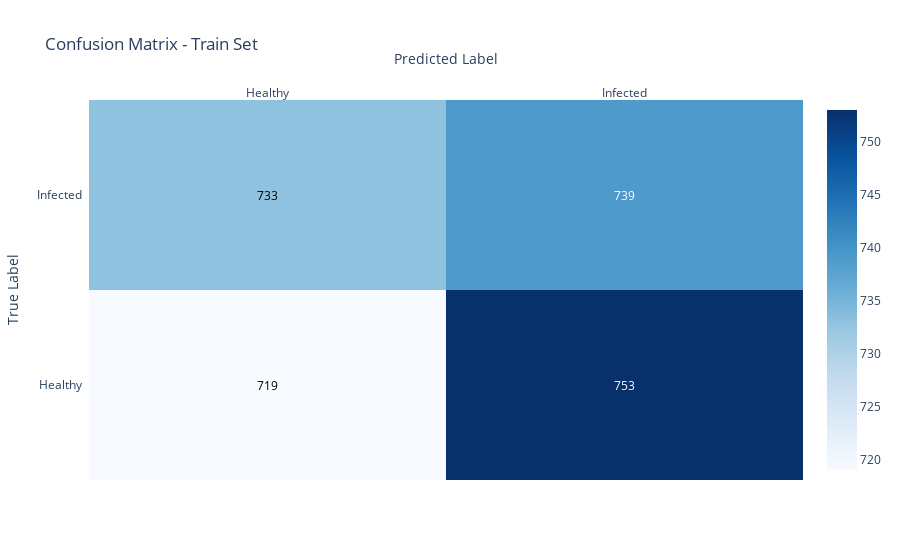
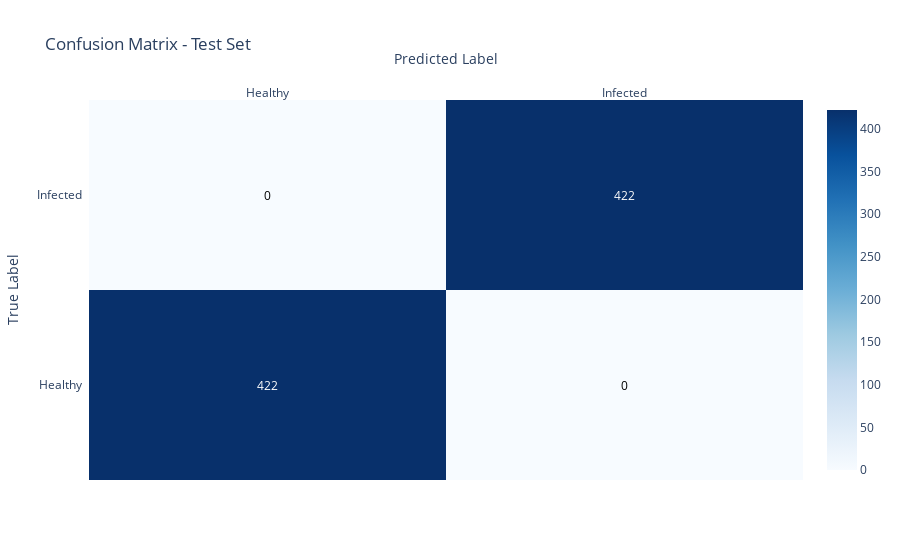

The notebook cell saved with these charts, in order:
### Markdown cell above
## Confusion Matrix

### Code cell
import numpy as np
import os
import pandas as pd
import plotly.figure_factory as ff
import matplotlib.pyplot as plt
from sklearn.metrics import confusion_matrix

# Ensure output directory exists
output_dir = "outputs/v1"
os.makedirs(output_dir, exist_ok=True)

# Get Class Labels
label_map = list(test_set.class_indices.keys())

# Evaluate Model on Train and Test Sets
y_true_train = train_set.classes
y_pred_train = np.argmax(model_softmax.predict(train_set), axis=1)

y_true_test = test_set.classes
y_pred_test = np.argmax(model_softmax.predict(test_set), axis=1)

# Generate Confusion Matrices for Train and Test Sets
cm_train = confusion_matrix(y_true_train, y_pred_train)
cm_test = confusion_matrix(y_true_test, y_pred_test)

# Convert confusion matrices to DataFrames
df_cm_train = pd.DataFrame(cm_train, index=label_map, columns=label_map)
df_cm_test = pd.DataFrame(cm_test, index=label_map, columns=label_map)

# Function to create interactive Confusion Matrix
def create_confusion_matrix_figure(conf_matrix, title):
    fig = ff.create_annotated_heatmap(
        z=conf_matrix.values,
        x=conf_matrix.columns.tolist(),
        y=conf_matrix.index.tolist(),
        colorscale="Blues",
        showscale=True,
    )

    fig.update_layout(
        title=title,
        xaxis_title="Predicted Label",
        yaxis_title="True Label",
        template="plotly_white",
    )
    return fig

# Create interactive plots for both train and test sets
fig_train = create_confusion_matrix_figure(df_cm_train, "Confusion Matrix - Train Set")
fig_test = create_confusion_matrix_figure(df_cm_test, "Confusion Matrix - Test Set")

# Define file paths
train_cm_path = os.path.join(output_dir, "confusion_matrix_train.png")
test_cm_path = os.path.join(output_dir, "confusion_matrix_test.png")

# Save Figures as Static PNGs
fig_train.write_image(train_cm_path, scale=2)
fig_test.write_image(test_cm_path, scale=2)

# Show interactive Confusion Matrices in Jupyter Notebook
fig_train.show()
fig_test.show()

# Display the saved static Confusion Matrices using Matplotlib (for GitHub visibility)
for path, title in zip([train_cm_path, test_cm_path], ["Train Set", "Test Set"]):
    img = plt.imread(path)
    plt.figure(figsize=(6, 6))
    plt.imshow(img)
    plt.axis("off")
    plt.title(f"Confusion Matrix - {title}")
    plt.show()

print(f"Confusion Matrices saved at: {train_cm_path} & {test_cm_path}")

### Figure 1 — Plotly figure (JSON) as saved in the notebook; plotly's stock layout.template omitted (floating-point values rounded to 4 significant figures)
{"data": [{"colorscale": [[0, "rgb(247,251,255)"], [0.125, "rgb(222,235,247)"], [0.25, "rgb(198,219,239)"], [0.375, "rgb(158,202,225)"], [0.5, "rgb(107,174,214)"], [0.625, "rgb(66,146,198)"], [0.75, "rgb(33,113,181)"], [0.875, "rgb(8,81,156)"], [1, "rgb(8,48,107)"]], "reversescale": false, "showscale": true, "type": "heatmap", "x": ["Healthy", "Infected"], "y": ["Healthy", "Infected"], "z": [[719, 753], [733, 739]]}], "layout": {"annotations": [{"font": {"color": "#000000"}, "showarrow": false, "text": "719", "x": "Healthy", "xref": "x", "y": "Healthy", "yref": "y"}, {"font": {"color": "#FFFFFF"}, "showarrow": false, "text": "753", "x": "Infected", "xref": "x", "y": "Healthy", "yref": "y"}, {"font": {"color": "#000000"}, "showarrow": false, "text": "733", "x": "Healthy", "xref": "x", "y": "Infected", "yref": "y"}, {"font": {"color": "#FFFFFF"}, "showarrow": false, "text": "739", "x": "Infected", "xref": "x", "y": "Infected", "yref": "y"}], "title": {"text": "Confusion Matrix - Train Set"}, "xaxis": {"dtick": 1, "gridcolor": "rgb(0, 0, 0)", "side": "top", "ticks": "", "title": {"text": "Predicted Label"}}, "yaxis": {"dtick": 1, "ticks": "", "ticksuffix": "  ", "title": {"text": "True Label"}}}}

### Figure 2 — Plotly figure (JSON) as saved in the notebook; plotly's stock layout.template omitted (floating-point values rounded to 4 significant figures)
{"data": [{"colorscale": [[0, "rgb(247,251,255)"], [0.125, "rgb(222,235,247)"], [0.25, "rgb(198,219,239)"], [0.375, "rgb(158,202,225)"], [0.5, "rgb(107,174,214)"], [0.625, "rgb(66,146,198)"], [0.75, "rgb(33,113,181)"], [0.875, "rgb(8,81,156)"], [1, "rgb(8,48,107)"]], "reversescale": false, "showscale": true, "type": "heatmap", "x": ["Healthy", "Infected"], "y": ["Healthy", "Infected"], "z": [[422, 0], [0, 422]]}], "layout": {"annotations": [{"font": {"color": "#FFFFFF"}, "showarrow": false, "text": "422", "x": "Healthy", "xref": "x", "y": "Healthy", "yref": "y"}, {"font": {"color": "#000000"}, "showarrow": false, "text": "0", "x": "Infected", "xref": "x", "y": "Healthy", "yref": "y"}, {"font": {"color": "#000000"}, "showarrow": false, "text": "0", "x": "Healthy", "xref": "x", "y": "Infected", "yref": "y"}, {"font": {"color": "#FFFFFF"}, "showarrow": false, "text": "422", "x": "Infected", "xref": "x", "y": "Infected", "yref": "y"}], "title": {"text": "Confusion Matrix - Test Set"}, "xaxis": {"dtick": 1, "gridcolor": "rgb(0, 0, 0)", "side": "top", "ticks": "", "title": {"text": "Predicted Label"}}, "yaxis": {"dtick": 1, "ticks": "", "ticksuffix": "  ", "title": {"text": "True Label"}}}}
